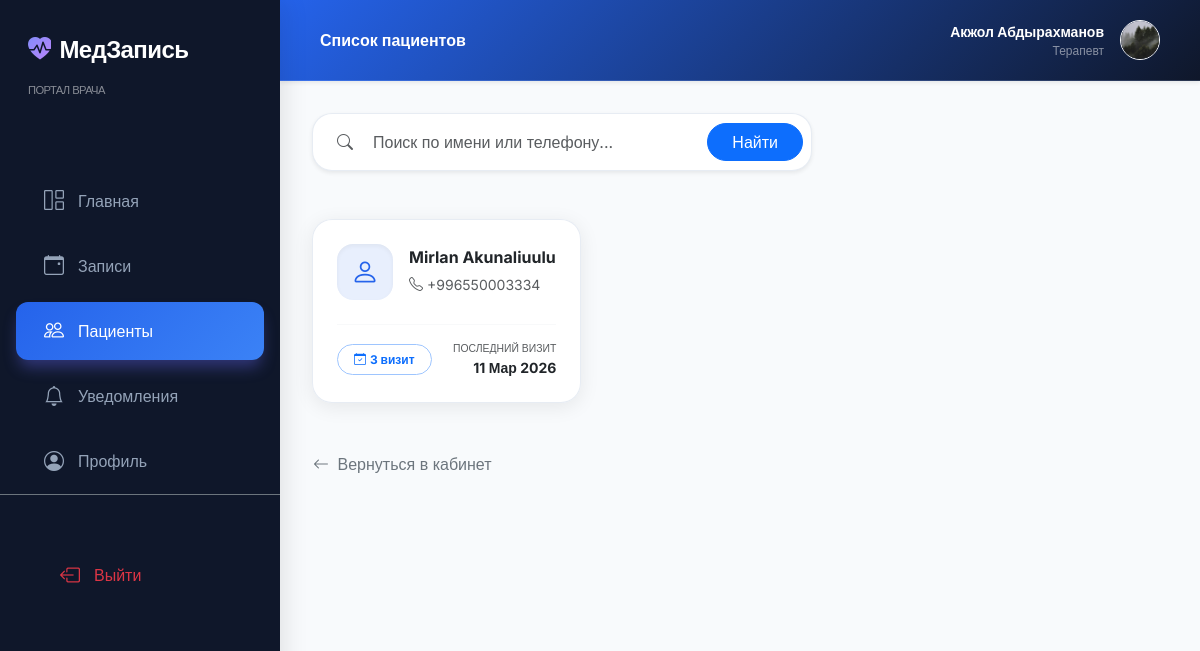
/doctor/patients/ (signed in), run on an earlier commit of the app's database.
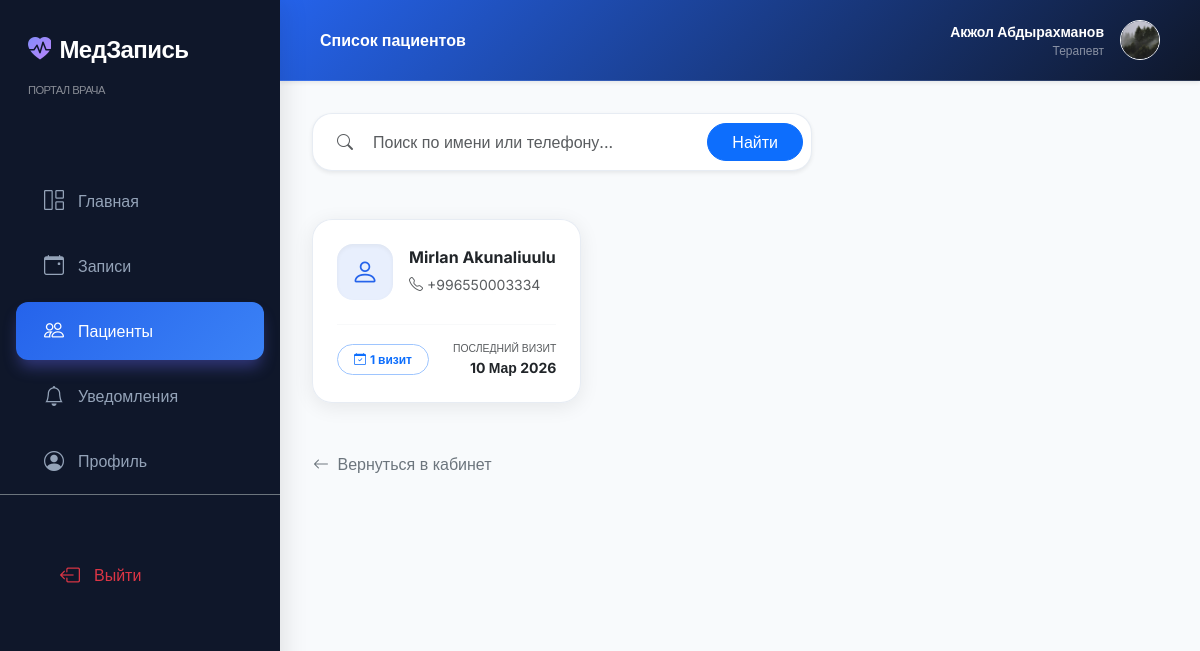
And on a later commit of the database.
### accounts/models.py (models this page shows, shortened)
class CustomUser(AbstractUser):
    phone = models.CharField(
        max_length=20,
        verbose_name='Номер телефона',
        help_text='Формат: +996 XXX XXXXXX'
    )
    date_of_birth = models.DateField(
        null=True,
        blank=True,
        verbose_name='Дата рождения'
    )
    is_doctor = models.BooleanField(
        default=False,
        verbose_name='Врач',
        help_text='Отметьте, если пользователь является врачом'
    )
    photo = models.ImageField(
        upload_to='users/',
        blank=True,
        null=True,
        verbose_name='Фото профиля'
    )
    email = models.EmailField(unique=True, verbose_name='Email')
    REQUIRED_FIELDS = ['email', 'first_name', 'last_name', 'phone']
    class Meta:
        verbose_name = 'Пользователь'
        verbose_name_plural = 'Пользователи'
    def get_full_name(self):
        return f'{self.first_name} {self.last_name}'.strip() or self.username

### queue_app/models.py (models this page shows, shortened)
class Appointment(models.Model):
    STATUS_CHOICES = [
        ('pending', 'Ожидает'),
        ('confirmed', 'Подтверждена'),
        ('completed', 'Завершена'),
        ('cancelled', 'Отменена'),
    ]
    patient = models.ForeignKey(
        settings.AUTH_USER_MODEL,
        on_delete=models.CASCADE,
        related_name='appointments',
        verbose_name='Пациент'
    )
    service = models.ForeignKey(
        Service,
        on_delete=models.CASCADE,
        related_name='appointments',
        verbose_name='Услуга'
    )
    specialist = models.ForeignKey(
        Specialist,
        on_delete=models.CASCADE,
        related_name='appointments',
        verbose_name='Специалист'
    )
    time_slot = models.OneToOneField(
        TimeSlot,
        on_delete=models.CASCADE,
        related_name='appointment',
        verbose_name='Временной слот'
    )
    queue_number = models.PositiveIntegerField(verbose_name='Номер очереди', editable=False)
    status = models.CharField(
        max_length=20,
        choices=STATUS_CHOICES,
        default='pending',
        verbose_name='Статус'
    )
    complaint = models.TextField(blank=True, verbose_name='Причина обращения')
    created_at = models.DateTimeField(auto_now_add=True, verbose_name='Дата создания')
    updated_at = models.DateTimeField(auto_now=True)
    class Meta:
        verbose_name = 'Запись'
        verbose_name_plural = 'Записи'
        ordering = ['-created_at']

class TimeSlot(models.Model):
    specialist = models.ForeignKey(
        Specialist,
        on_delete=models.CASCADE,
        related_name='time_slots',
        verbose_name='Специалист'
    )
    date = models.DateField(verbose_name='Дата')
    time = models.TimeField(verbose_name='Время')
    is_available = models.BooleanField(default=True, verbose_name='Доступен')
    class Meta:
        verbose_name = 'Временной слот'
        verbose_name_plural = 'Временные слоты'
        ordering = ['date', 'time']
        unique_together = ('specialist', 'date', 'time')

### queue_app/views.py (the view)
# urls.py: path('doctor/patients/', views.doctor_patients_view, name='doctor_patients'),
@doctor_required
def doctor_patients_view(request):
    specialist = request.user.specialist_profile
    search_query = request.GET.get('q', '').strip()
    patient_ids = Appointment.objects.filter(
        specialist=specialist
    ).values_list('patient_id', flat=True).distinct()
    from accounts.models import CustomUser
    patients = CustomUser.objects.filter(id__in=patient_ids)
    if search_query:
        patients = patients.filter(
            Q(first_name__icontains=search_query) |
            Q(last_name__icontains=search_query) |
            Q(phone__icontains=search_query)
        )
    patient_data = []
    for patient in patients:
        appts = Appointment.objects.filter(
            specialist=specialist, patient=patient
        ).order_by('-time_slot__date')
        patient_data.append({
            'patient': patient,
            'visit_count': appts.count(),
            'last_visit': appts.first(),
        })
    return render(request, 'doctor/doctor_patients.html', {
        'patient_data': patient_data,
        'search_query': search_query,
    })

### queue_app/context_processors.py (called while the page is built)
def notification_processor(request):
    if request.user.is_authenticated:
        unread_count = Notification.objects.filter(user=request.user, is_read=False).count()
        return {'unread_notifications_count': unread_count}
    return {'unread_notifications_count': 0}

### queue_app/views.py (called while the page is built)
def is_doctor(user):
    return user.is_authenticated and user.is_doctor and hasattr(user, 'specialist_profile')

def doctor_required(view_func):
    from functools import wraps
    @wraps(view_func)
    def wrapper(request, *args, **kwargs):
        if not request.user.is_authenticated:
            return redirect('login')
        if not is_doctor(request.user):
            messages.error(request, 'У вас нет доступа к кабинету врача.')
            return redirect('home')
        return view_func(request, *args, **kwargs)
    return wrapper

### templates/doctor/doctor_patients.html (shortened to what this page needs)
{% extends 'doctor/base_doctor.html' %}
{% block header_title %}Список пациентов{% endblock %}
{% block doctor_content %}
<div class="container-fluid px-0">
    <form method="get" class="mb-5">
        <div class="glass-card p-2 d-inline-flex align-items-center bg-white shadow-sm"
            style="max-width: 500px; width: 100%;">
            <div class="ps-3 pe-2 text-muted">
                <i class="bi bi-search"></i>
            </div>
            <input type="text" name="q" class="form-control border-0 bg-transparent shadow-none py-2"
                placeholder="Поиск по имени или телефону..." value="{{ search_query }}">
            <button class="btn btn-primary rounded-pill px-4 ms-2" type="submit">Найти</button>
        </div>
    </form>
    {% if patient_data %}
    <div class="row g-4">
        {% for item in patient_data %}
        <div class="col-md-6 col-lg-4">
            <div class="glass-card p-4 h-100">
                <div class="d-flex align-items-center gap-3 mb-4">
                    <div class="stat-icon" style="background: rgba(37, 99, 235, 0.1); color: var(--primary-color);">
                        <i class="bi bi-person"></i>
                    </div>
                    <div>
                        <h6 class="fw-bold mb-1 text-dark">{{ item.patient.get_full_name }}</h6>
                        <a href="tel:{{ item.patient.phone }}" class="text-muted small text-decoration-none">
                            <i class="bi bi-telephone me-1"></i>{{ item.patient.phone|default:"—" }}
                        </a>
                    </div>
                </div>
                <div class="d-flex justify-content-between align-items-center pt-3 border-top border-light">
                    <div>
                        <span
                            class="badge rounded-pill bg-primary-soft text-primary border border-primary-subtle px-3 py-2">
                            <i class="bi bi-calendar-check me-1"></i>{{ item.visit_count }} визит{{ item.visit_count|pluralize:"ов,а,ов" }}
                        </span>
                    </div>
                    {% if item.last_visit %}
                    <div class="text-end">
                        <div class="text-uppercase tracking-wider text-muted small" style="font-size: 0.65rem;">
                            Последний визит</div>
                        <div class="fw-bold text-dark small">{{ item.last_visit.time_slot.date|date:"d M Y" }}</div>
                    </div>
                    {% endif %}
                </div>
            </div>
        </div>
        {% endfor %}
    </div>
    {% endif %}
    <div class="mt-5">
        <a href="{% url 'doctor_dashboard' %}" class="btn btn-link link-secondary text-decoration-none small p-0">
            <i class="bi bi-arrow-left me-1"></i> Вернуться в кабинет
        </a>
    </div>
</div>
{% endblock %}

What changed in the data, as far as the page shows it:
changed CustomUser "Mirlan Akunaliuulu": visit_count "3" → "1"; last_visit.time_slot "11 Мар 2026" → "10 Мар 2026"
